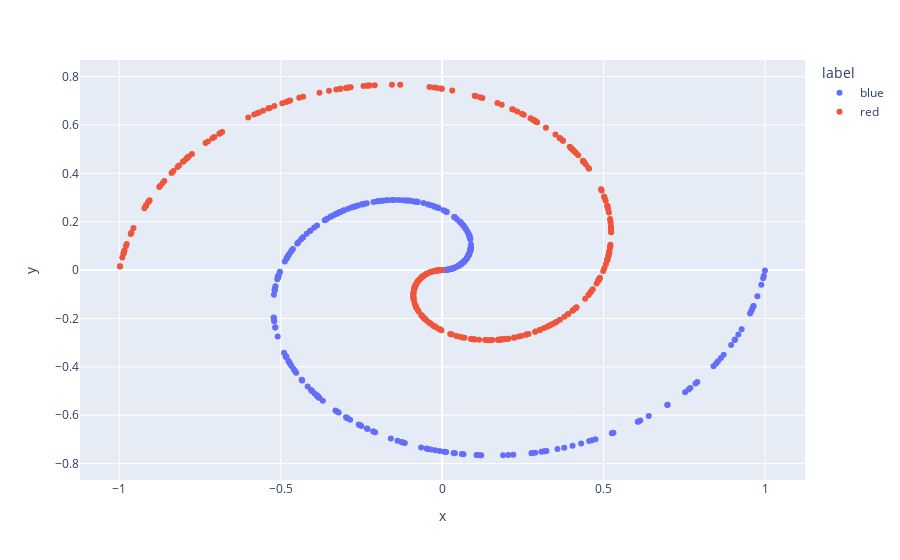

Notebook cell for this chart:
### Code cell
px.scatter(samples_df, x='x', y='y', color='label')

### Figure 1 — Plotly figure (JSON) as saved in the notebook; plotly's stock layout.template omitted (floating-point values rounded to 4 significant figures; data arrays with more than 128 entries replaced by an {"elided": "..."} marker saying what was removed)
{"data": [{"hovertemplate": "label=blue<br>x=%{x}<br>y=%{y}<extra></extra>", "legendgroup": "blue", "marker": {"color": "#636efa", "symbol": "circle"}, "mode": "markers", "name": "blue", "orientation": "v", "showlegend": true, "type": "scatter", "x": {"elided": "300 float values"}, "xaxis": "x", "y": {"elided": "300 float values"}, "yaxis": "y"}, {"hovertemplate": "label=red<br>x=%{x}<br>y=%{y}<extra></extra>", "legendgroup": "red", "marker": {"color": "#EF553B", "symbol": "circle"}, "mode": "markers", "name": "red", "orientation": "v", "showlegend": true, "type": "scatter", "x": {"elided": "300 float values"}, "xaxis": "x", "y": {"elided": "300 float values"}, "yaxis": "y"}], "layout": {"legend": {"title": {"text": "label"}, "tracegroupgap": 0}, "margin": {"t": 60}, "xaxis": {"anchor": "y", "domain": [0, 1], "title": {"text": "x"}}, "yaxis": {"anchor": "x", "domain": [0, 1], "title": {"text": "y"}}}}
